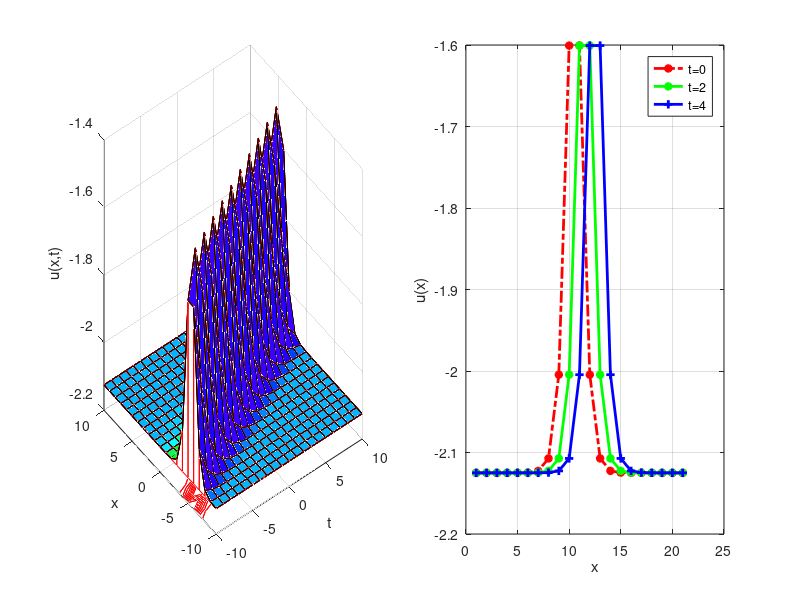

Here is the MATLAB script that generated this plot:
clear all;
V = 0.5;
lamda = 1;
xi = .5;
mu =-1;



u(1,10) = 0;
for x=-10:1:10
for t=-10:1:10
    if(lamda*mu < 0)
        cosec = tanh( sqrt(-lamda*mu)*(x-V*t+xi)) ;
    u(x+11,t+11) = -(1/6.0) - (1/3)*(lamda*lamda) - (mu*mu) + (1/6)*(V*V)-(2/3)*(lamda*lamda)*(cosec*cosec);
    end
end 
end

%%%%%%%%%%%%%%%%%%%%%%%%%%%%%%%%%%%%%%%%%%%%%%%%%%%%%%%%%%%%%%%%%%%%%%%%%%%%%%%%%%%%%%%
t=-10:1:10;

subplot(1,2,1)

meshz(t,t,u);
hold on;

meshc(t,t,u);
hold on;

surfc(t,t,u);
hold on;

waterfall(t,t,u);
hold on;
surfl(t,t,u);
hold on;

grid on;
xlabel('t');
zlabel('u(x,t)');
ylabel('x');

colormap hsv
%%%%%%%%%%%%%%%%%%%%%%%%%%%%%%%%%%%%%%%%%%%%%%%%%%%%%%%%%%%%%%%%%%%%%%%%%%%%%%%%%%%%%%%

subplot(1,2,2)
% for t=0
h = u(:,11);
plot(h,'-.r*', 'LineWidth',2)

hold on;
% for t=2
h = u(:,13);
plot(h,'-*g', 'LineWidth',2)
hold on;
% for t=4
h = u(:,15);
plot(h,'-+b', 'LineWidth',2)
hold on;
grid on;

legend('t=0','t=2','t=4');
xlabel('x');
ylabel('u(x)');


